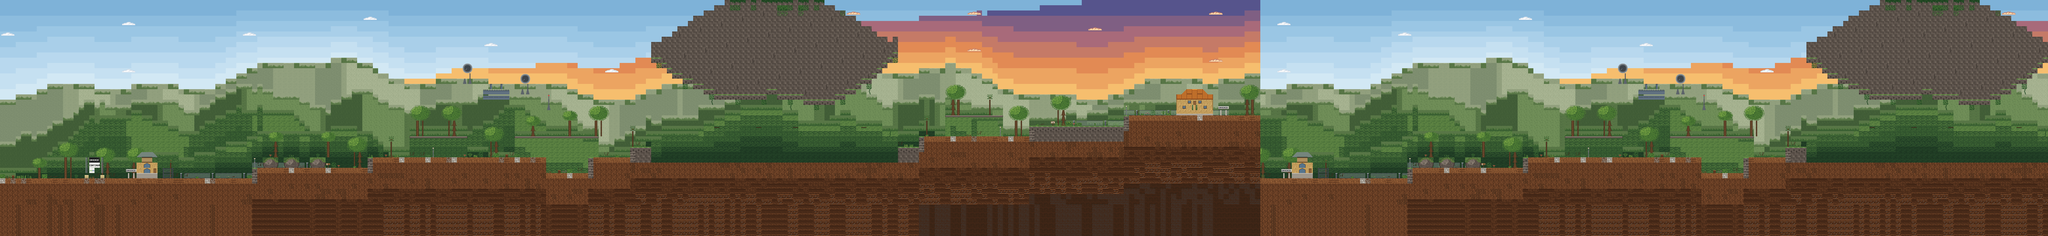

This game map was drawn from its Tiled (.tmx) file and the tilesets committed beside it. A one-line description and the trimmed map source follow:
An orthogonal 390x45 tile map with 16x16 px tiles, 6 tile layers (BG_Far, BG_Mid, BG_Near, Terrain, ...), 6 tilesets and 60 objects (16x Solid, 12x Waypoint, 8x Checkpoint, 7x Walker, 6x Light, ...).

<map version="1.10" tiledversion="1.11.0" orientation="orthogonal" renderorder="right-down" width="390" height="45" tilewidth="16" tileheight="16" infinite="0" nextlayerid="9" nextobjectid="922">
 <properties>
  <property name="schema_version" value="1" />
  <property name="stage_id" value="stage1_1" />
  <property name="stage_name" value="1-1  LA ENTRADA" />
  <property name="author" value="Fabrizio Espinoza Arce" />
  <property name="time_limit" type="int" value="300" />
  <property name="bgm_track" value="bgm_stage0" />
  <property name="background_zone" value="zone1" />
  <property name="climate" value="fog" />
  <property name="gravity_multiplier" type="float" value="1.0" />
 <property name="start_hour" value="morning" /><property name="day_length" value="900" type="int" />  <property name="ambient_light" type="float" value="0.85" />
  <property name="bloom" type="float" value="0.22" />
  <property name="vignette" type="float" value="0.3" />
  <property name="god_rays" type="float" value="0.3" />
</properties>
 <tileset firstgid="1" name="tileset_la_entrada" tilewidth="16" tileheight="16" tilecount="64" columns="8">
  <image source="tileset_la_entrada.png" width="128" height="128" />
 </tileset>
 <tileset firstgid="129" name="tileset_campus" tilewidth="16" tileheight="16" tilecount="64" columns="8">
  <image source="tileset_campus.png" width="128" height="128" />
 </tileset>
 <tileset firstgid="193" name="tileset_lejano" tilewidth="16" tileheight="16" tilecount="64" columns="8">
  <image source="tileset_lejano.png" width="128" height="128" />
 </tileset>
 <tileset firstgid="257" name="tileset_vegetacion" tilewidth="16" tileheight="16" tilecount="64" columns="8">
  <image source="tileset_vegetacion.png" width="128" height="128" />
 </tileset>
 <tileset firstgid="321" name="tileset_cielo" tilewidth="16" tileheight="16" tilecount="64" columns="8">
  <image source="tileset_cielo.png" width="128" height="128" />
 </tileset>
 <tileset firstgid="385" name="tileset_arboles" tilewidth="16" tileheight="16" tilecount="64" columns="8">
  <image source="tileset_arboles.png" width="128" height="128" />
 </tileset>
 <layer id="1" name="BG_Far" width="390" height="45">
  <data>[17550 cells, 17550 non-empty, 33 distinct tile ids]</data>
 </layer>
 <layer id="2" name="BG_Mid" width="390" height="45">
  <data>[17550 cells, 1765 non-empty, 24 distinct tile ids]</data>
 </layer>
 <layer id="3" name="BG_Near" width="390" height="45">
  <data>[17550 cells, 530 non-empty, 26 distinct tile ids]</data>
 </layer>
 <layer id="4" name="Terrain" width="390" height="45">
  <data>[17550 cells, 7216 non-empty, 25 distinct tile ids]</data>
 </layer>
 <layer id="5" name="Terrain_Detail" width="390" height="45">
  <data>[17550 cells, 244 non-empty, 59 distinct tile ids]</data>
 </layer>
 <objectgroup id="6" name="Objects">
  <object id="1" name="PlayerSpawn_01" type="PlayerSpawn" x="160" y="544" width="16" height="32" />
  <object id="2" name="Checkpoint_01" type="Checkpoint" x="640" y="512" width="16" height="32">
   <properties><property name="checkpoint_id" type="int" value="0" /></properties>
  </object>
  <object id="3" name="Checkpoint_02" type="Checkpoint" x="1120" y="448" width="16" height="32">
   <properties><property name="checkpoint_id" type="int" value="1" /></properties>
  </object>
  <object id="4" name="Checkpoint_03" type="Checkpoint" x="1600" y="448" width="16" height="32">
   <properties><property name="checkpoint_id" type="int" value="2" /></properties>
  </object>
  <object id="5" name="Checkpoint_04" type="Checkpoint" x="2080" y="416" width="16" height="32">
   <properties><property name="checkpoint_id" type="int" value="3" /></properties>
  </object>
  <object id="6" name="Checkpoint_05" type="Checkpoint" x="2560" y="416" width="16" height="32">
   <properties><property name="checkpoint_id" type="int" value="4" /></properties>
  </object>
  <object id="7" name="Checkpoint_06" type="Checkpoint" x="3040" y="384" width="16" height="32">
   <properties><property name="checkpoint_id" type="int" value="5" /></properties>
  </object>
  <object id="8" name="Checkpoint_07" type="Checkpoint" x="3520" y="320" width="16" height="32">
   <properties><property name="checkpoint_id" type="int" value="6" /></properties>
  </object>
  <object id="9" name="NextTrigger_01" type="NextTrigger" x="3744" y="288" width="32" height="64" />
  <object id="10" name="WalkerInsect_01" type="Walker" x="640" y="512" width="16" height="32">
   <properties><property name="patrol_length" type="float" value="48" /></properties>
  </object>
  <object id="11" name="WalkerInsect_02" type="Walker" x="992" y="480" width="16" height="32">
   <properties><property name="patrol_length" type="float" value="48" /></properties>
  </object>
  <object id="12" name="WalkerInsect_03" type="Walker" x="1536" y="448" width="16" height="32">
   <properties><property name="patrol_length" type="float" value="48" /></properties>
  </object>
  <object id="13" name="WalkerInsect_04" type="Walker" x="1856" y="448" width="16" height="32">
   <properties><property name="patrol_length" type="float" value="48" /></properties>
  </object>
  <object id="14" name="WalkerInsect_05" type="Walker" x="2912" y="384" width="16" height="32">
   <properties><property name="patrol_length" type="float" value="48" /></properties>
  </object>
  <object id="15" name="WalkerInsect_06" type="Walker" x="3552" y="320" width="16" height="32">
   <properties><property name="patrol_length" type="float" value="48" /></properties>
  </object>
  <object id="16" name="CanopyBird_01" type="FlyingBird" x="832" y="416" width="16" height="16">
   <properties><property name="flight_speed" type="float" value="0.22" /></properties>
  </object>
  <object id="17" name="CanopyBird_01_P1" type="Waypoint" x="832" y="416" width="8" height="8">
   <properties><property name="owner_id" value="CanopyBird_01" /></properties>
  </object>
  <object id="18" name="CanopyBird_01_P2" type="Waypoint" x="1040" y="336" width="8" height="8">
   <properties><property name="owner_id" value="CanopyBird_01" /></properties>
  </object>
  <object id="19" name="CanopyBird_01_P3" type="Waypoint" x="1248" y="416" width="8" height="8">
   <properties><property name="owner_id" value="CanopyBird_01" /></properties>
  </object>
  <object id="20" name="CanopyBird_01_P4" type="Waypoint" x="1472" y="336" width="8" height="8">
   <properties><property name="owner_id" value="CanopyBird_01" /></properties>
  </object>
  <object id="21" name="CanopyBird_02" type="FlyingBird" x="1504" y="368" width="16" height="16">
   <properties><property name="flight_speed" type="float" value="0.22" /></properties>
  </object>
  <object id="22" name="CanopyBird_02_P1" type="Waypoint" x="1504" y="368" width="8" height="8">
   <properties><property name="owner_id" value="CanopyBird_02" /></properties>
  </object>
  <object id="23" name="CanopyBird_02_P2" type="Waypoint" x="1616" y="288" width="8" height="8">
   <properties><property name="owner_id" value="CanopyBird_02" /></properties>
  </object>
  <object id="24" name="CanopyBird_02_P3" type="Waypoint" x="1728" y="448" width="8" height="8">
   <properties><property name="owner_id" value="CanopyBird_02" /></properties>
  </object>
  <object id="25" name="CanopyBird_02_P4" type="Waypoint" x="1856" y="320" width="8" height="8">
   <properties><property name="owner_id" value="CanopyBird_02" /></properties>
  </object>
  <object id="26" name="CanopyBird_03" type="FlyingBird" x="2848" y="320" width="16" height="16">
   <properties><property name="flight_speed" type="float" value="0.22" /></properties>
  </object>
  </objectgroup>
 <objectgroup id="7" name="Collision">
  <!-- 19 objects omitted --></objectgroup>
 <layer id="8" name="FG_Overlay" width="390" height="45">
  <data>[17550 cells, 91 non-empty, 7 distinct tile ids]</data>
 </layer>
</map>
<!-- 34 of 60 objects omitted -->
